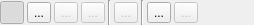
<?xml version="1.0" encoding="UTF-8"?>
<ui version="4.0">
 <class>IOverlayCutMap</class>
 <widget class="QWidget" name="IOverlayCutMap">
  <property name="geometry">
   <rect>
    <x>0</x>
    <y>0</y>
    <width>254</width>
    <height>25</height>
   </rect>
  </property>
  <property name="windowTitle">
   <string>Form</string>
  </property>
  <layout class="QHBoxLayout" name="horizontalLayout">
   <property name="spacing">
    <number>3</number>
   </property>
   <property name="leftMargin">
    <number>0</number>
   </property>
   <property name="topMargin">
    <number>0</number>
   </property>
   <property name="rightMargin">
    <number>0</number>
   </property>
   <property name="bottomMargin">
    <number>0</number>
   </property>
   <item>
    <widget class="QToolButton" name="toolNone">
     <property name="toolTip">
      <string>Just move the map and zoom.</string>
     </property>
     <property name="text">
      <string/>
     </property>
     <property name="icon">
      <iconset resource="../resources.qrc">
       <normaloff>:/icons/32x32/MoveArrow.png</normaloff>:/icons/32x32/MoveArrow.png</iconset>
     </property>
     <property name="checkable">
      <bool>true</bool>
     </property>
     <property name="checked">
      <bool>true</bool>
     </property>
     <property name="autoExclusive">
      <bool>true</bool>
     </property>
    </widget>
   </item>
   <item>
    <widget class="QToolButton" name="toolPointAdd">
     <property name="toolTip">
      <string>Add point to mask.</string>
     </property>
     <property name="text">
      <string>...</string>
     </property>
     <property name="icon">
      <iconset resource="../resources.qrc">
       <normaloff>:/icons/32x32/PointAdd.png</normaloff>:/icons/32x32/PointAdd.png</iconset>
     </property>
     <property name="checkable">
      <bool>true</bool>
     </property>
     <property name="autoExclusive">
      <bool>true</bool>
     </property>
    </widget>
   </item>
   <item>
    <widget class="QToolButton" name="toolPointMove">
     <property name="enabled">
      <bool>false</bool>
     </property>
     <property name="toolTip">
      <string>Move point of mask.</string>
     </property>
     <property name="text">
      <string>...</string>
     </property>
     <property name="icon">
      <iconset resource="../resources.qrc">
       <normaloff>:/icons/32x32/PointMove.png</normaloff>:/icons/32x32/PointMove.png</iconset>
     </property>
     <property name="checkable">
      <bool>true</bool>
     </property>
     <property name="autoExclusive">
      <bool>true</bool>
     </property>
    </widget>
   </item>
   <item>
    <widget class="QToolButton" name="toolPointDel">
     <property name="enabled">
      <bool>false</bool>
     </property>
     <property name="toolTip">
      <string>Remove point from mask.</string>
     </property>
     <property name="text">
      <string>...</string>
     </property>
     <property name="icon">
      <iconset resource="../resources.qrc">
       <normaloff>:/icons/32x32/PointDel.png</normaloff>:/icons/32x32/PointDel.png</iconset>
     </property>
     <property name="checkable">
      <bool>true</bool>
     </property>
     <property name="autoExclusive">
      <bool>true</bool>
     </property>
    </widget>
   </item>
   <item>
    <widget class="Line" name="line">
     <property name="orientation">
      <enum>Qt::Vertical</enum>
     </property>
    </widget>
   </item>
   <item>
    <widget class="QToolButton" name="toolPointDelAll">
     <property name="enabled">
      <bool>false</bool>
     </property>
     <property name="toolTip">
      <string>Remove complete cut mask.</string>
     </property>
     <property name="text">
      <string>...</string>
     </property>
     <property name="icon">
      <iconset resource="../resources.qrc">
       <normaloff>:/icons/32x32/PointDelAll.png</normaloff>:/icons/32x32/PointDelAll.png</iconset>
     </property>
    </widget>
   </item>
   <item>
    <widget class="Line" name="line_2">
     <property name="orientation">
      <enum>Qt::Vertical</enum>
     </property>
    </widget>
   </item>
   <item>
    <widget class="QToolButton" name="toolLoadShape">
     <property name="toolTip">
      <string>Load cut mask from shape file.</string>
     </property>
     <property name="text">
      <string>...</string>
     </property>
     <property name="icon">
      <iconset resource="../resources.qrc">
       <normaloff>:/icons/32x32/LoadShape.png</normaloff>:/icons/32x32/LoadShape.png</iconset>
     </property>
    </widget>
   </item>
   <item>
    <widget class="QToolButton" name="toolSaveShape">
     <property name="enabled">
      <bool>false</bool>
     </property>
     <property name="toolTip">
      <string>Save cut mask to shape file.</string>
     </property>
     <property name="text">
      <string>...</string>
     </property>
     <property name="icon">
      <iconset resource="../resources.qrc">
       <normaloff>:/icons/32x32/SaveShape.png</normaloff>:/icons/32x32/SaveShape.png</iconset>
     </property>
    </widget>
   </item>
   <item>
    <spacer name="horizontalSpacer">
     <property name="orientation">
      <enum>Qt::Horizontal</enum>
     </property>
     <property name="sizeHint" stdset="0">
      <size>
       <width>40</width>
       <height>20</height>
      </size>
     </property>
    </spacer>
   </item>
  </layout>
 </widget>
 <resources>
  <include location="../resources.qrc"/>
 </resources>
 <connections/>
</ui>
